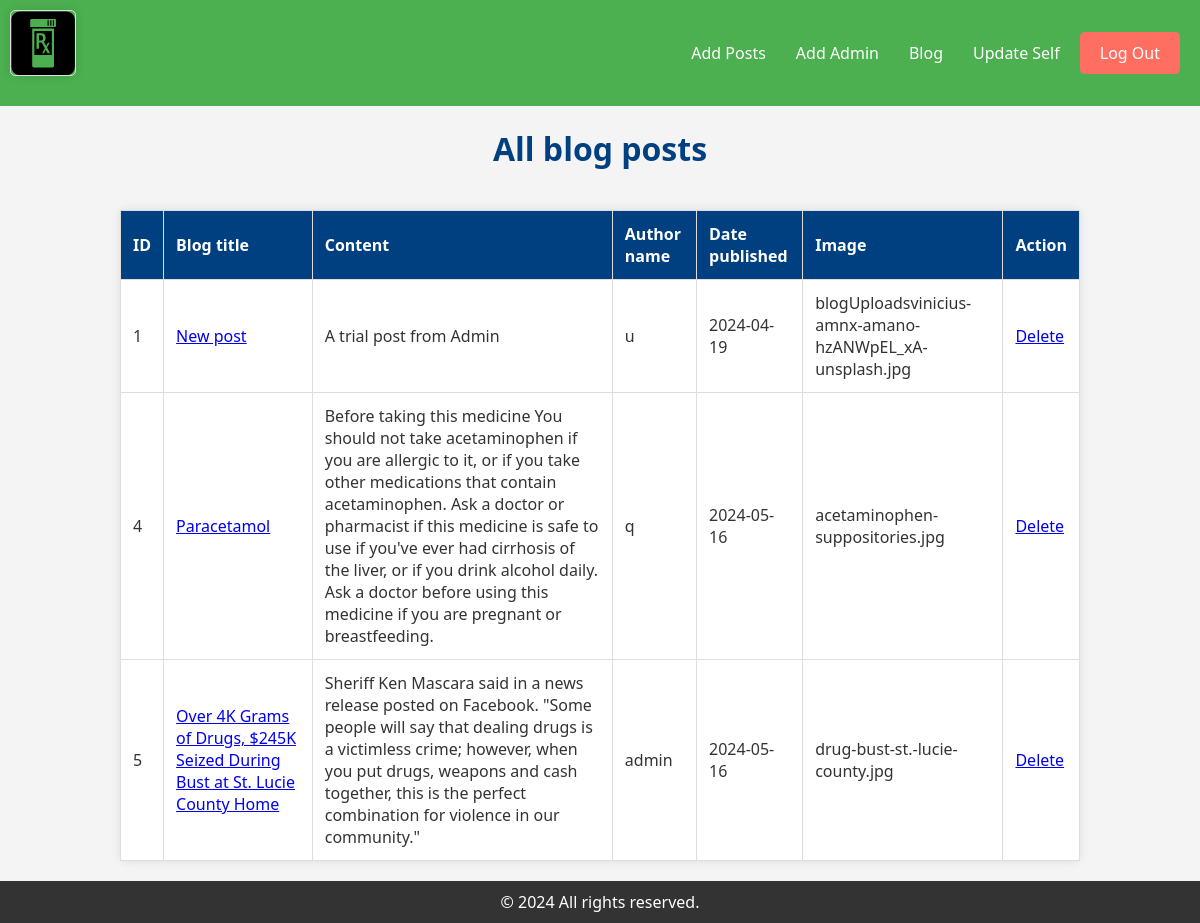
/admin/viewPost.php (signed in), run on the app's committed database.
### tables this page shows
CREATE TABLE `posts` (
  `id` int(255) NOT NULL,
  `title` varchar(255) NOT NULL,
  `content` text NOT NULL,
  `author_name` varchar(255) NOT NULL,
  `created_at` date NOT NULL DEFAULT current_timestamp(),
  `image` varchar(255) NOT NULL,
  `role` varchar(255) NOT NULL,
  `author_id` int(255) NOT NULL
);

### admin/viewPost.php (the view, shortened to what this page needs)
<!DOCTYPE html>
<html lang="en">
<head>
</head>
<body>
    <?php
    include("admin_header.php");
    $stmt = $conn->prepare("SELECT * FROM posts");
    $stmt->execute();
    $result = $stmt->get_result();
    if ($result->num_rows > 0) {
    ?>
        <h1>All blog posts</h1>
        <table>
            <tr>
                <th>ID</th>
                <th>Blog title</th>
                <th>Content</th>
                <th>Author name</th>
                <th>Date published</th>
                <th>Image</th>
                <th>Action</th>
            </tr>
            <?php
            while ($fetch_details = $result->fetch_assoc()) {
            ?>
                <tr>
                    <td><?= $fetch_details['id']; ?></td>
                    <td>
                        <a href="singleBlog.php?id=<?= $fetch_details['id']; ?>">
                            <?= $fetch_details['title']; ?>
                        </a>
                    </td>
                    <td><?= $fetch_details['content']; ?></td>
                    <td><?= $fetch_details['author_name']; ?></td>
                    <td><?= $fetch_details['created_at']; ?></td>
                    <td><?= $fetch_details['image'];?></td>
                    <td><a href="viewPost.php?delete=<?= $fetch_details['id']; ?>" onclick="return confirm('Are you sure!')">Delete</a></td>
                </tr>
            <?php
            }
            ?>
        </table>
    <?php
    } else {
        echo "<p class='error'>No Posted posts. Add some</p>";
        exit();
    }
    include("../includes/footer.php");
    ?>
</body>
</html>

### admin/viewPost.php (style rules this page uses)
body { font-family: 'Arial', sans-serif; margin: 20px; text-align: center; background-color: #f5f5f5; color: #333; }
h1 { color: #004080; margin-bottom: 20px; }
table { border-collapse: collapse; width: 80%; margin: 20px auto; background-color: #fff; border: 1px solid #ddd; border-radius: 5px; box-shadow: 0 0 10px rgba(0, 0, 0, 0.1); }
th, td { border: 1px solid #ddd; padding: 12px; text-align: left; }
th { background-color: #004080; color: #fff; }

### includes/footer.php (style rules this page uses)
body { font-family: 'Segoe UI', Tahoma, Geneva, Verdana, sans-serif; margin: 0; padding: 0; background-color: #f4f4f4; color: #333; display: flex; flex-direction: column; min-height: 100vh; }

### data on the page
posts: id "1", title "New post", content "A trial post from Admin", author_name "u", created_at "2024-04-19", image "blogUploadsvinicius-amnx-amano-hzANWpEL_xA-unsplash.jpg"
posts: id "4", title "Paracetamol", content "Before taking this medicine You should not take acetaminophen if you are allergic to it, or if you take other medications that contain acetaminophen. Ask a doctor or pharmacist if this medicine is safe to use if you've ever had cirrhosis of the liver, or if you drink alcohol daily. Ask a doctor before using this medicine if you are pregnant or breastfeeding.", author_name "q", created_at "2024-05-16", image "acetaminophen-suppositories.jpg"
posts: id "5", title "Over 4K Grams of Drugs, $245K Seized During Bust at St. Lucie County Home", content "Sheriff Ken Mascara said in a news release posted on Facebook. \"Some people will say that dealing drugs is a victimless crime; however, when you put drugs, weapons and cash together, this is the perfect combination for violence in our community.\"", author_name "admin", created_at "2024-05-16", image "drug-bust-st.-lucie-county.jpg"
